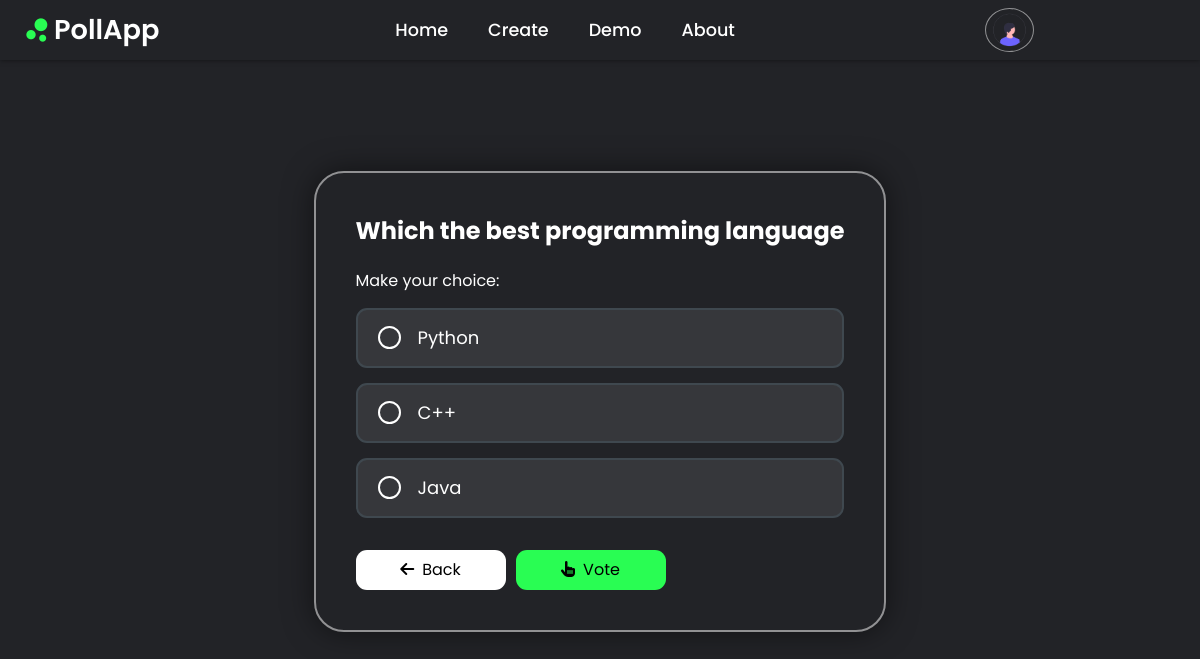
The page /vote/43 (signed in) on the database its author committed.
### pollapp/models.py (models this page shows, shortened)
class PollModel(models.Model):
	creator = models.ForeignKey(User, on_delete=models.CASCADE, default=get_default_creator)
	question = models.TextField()
	created_at = models.DateTimeField(default=timezone.now)
	op1 = models.CharField(max_length=50)
	op2 = models.CharField(max_length=50)
	op3 = models.CharField(max_length=50)
	op1c = models.IntegerField(default=0)
	op2c = models.IntegerField(default=0)
	op3c = models.IntegerField(default=0)

### pollapp/views.py (the view, shortened to what this page needs)
# urls.py: path("vote/<poll_id>", vote, name = "vote"),
def vote(request, poll_id):
	if request.user.is_authenticated:
		poll= PollModel.objects.get(pk=poll_id)
		return render(request, "vote.html", {"poll" : poll})
	else:
		return redirect("ulogin")

### pollapp/context_processors.py (called while the page is built)
def social_media_links(request):
    links = SocialMedia.objects.all()
    return {'social_links': links}

### pollapp/templates/vote.html (shortened to what this page needs)
{% extends 'base.html' %}
{% block content %}
	<section class="container">
		<h2>{{poll.question}}</h2>
		<p>Make your choice:</p>
		<div class="form">
			<form method="POST" onsubmit="return validateForm()">
				<div class="radio-item">
					<input type="radio" name="poll" value="option1" id="radio1"><label for="radio1"> {{ poll.op1 }} </label>
				</div>
				<div class="radio-item">
					<input type="radio" name="poll" value="option2" id="radio2"><label for="radio2"> {{ poll.op2 }} </label>
				</div>
				<div class="radio-item">
					<input type="radio" name="poll" value="option3" id="radio3"><label for="radio3"> {{ poll.op3 }} </label>
				</div>
				<div class="btns-align">
					<button type="submit" class="button1" onclick="goBack()"><i class="fa-solid fa-arrow-left"></i><a href="{% url 'viewpoll' %}">Back</a></button>
					<button type="submit"><i class="fa-solid fa-hand-pointer"></i>Vote</button>
				</div>
			</form>
		</div>
	</section>
{% endblock %}

### templates/base.html (style rules this page uses)
* { padding: 0; margin: 0; box-sizing: border-box; font-family: 'Poppins', sans-serif; text-decoration: none; list-style: none; }
body { min-height: 100vh; background: #222327; color: #fff; }

### pollapp/templates/vote.html (style rules this page uses)
body { min-height: 100vh; display: flex; align-items: center; justify-content: center; padding: 10px; }
.container { margin-top: 2px; position: relative; min-height: 300px; min-width: 450px; max-width: 700px; width: 100%; background: transparent; border: 2px solid rgba(255, 255, 255, .5); border-radius: 30px; padding: 40px; box-shadow: 0 0 30px rgba(0, 0, 0, .5); }
.container h2 { text-align: left; margin-bottom: 20px; }
.container p { margin-bottom: 15px; text-align: left; }
.radio-item + .radio-item { margin-top: 15px; }
.radio-item label { display: block; padding: 14px 60px; background: #36373b; border: 2px solid #3f484f; border-radius: 11px; cursor: pointer; width: 100%; height: 60px; font-size: 18px; white-space: nowrap; position: relative; text-align: left; transition: .4s ease-in-out 0s; margin-bottom: 12px; }
.radio-item label:after, .radio-item label:before { content: ""; position: absolute; border-radius: 50%; }
.radio-item label:after { height: 19px; width: 19px; border: 2px solid #fff; left: 20px; top: calc(50% - 12px); }
.radio-item label:before { background: #29fd53; height: 11px; width: 11px; left: 25.5px; top: calc(50% - 6px); transform: scale(5); opacity: 0; visibility: hidden; transition: .4s ease-in-out 0s; }
button { margin-top: 20px; width: 150px; height: 40px; background: #29fd53; border: none; outline: none; border-radius: 11px; cursor: pointer; margin-right: 10px; font-size: 16px; transition: all 0.2s; }
button a { color: black; }
button i { margin-right: 8px; }
.button1 { background: #fff; }
.button1 i { margin-right: 8px; }
.btns-align { display: flex; align-items: left; }

### rows shown on the page
PollModel: question "Which the best programming language", op1 "Python", op2 "C++", op3 "Java"
